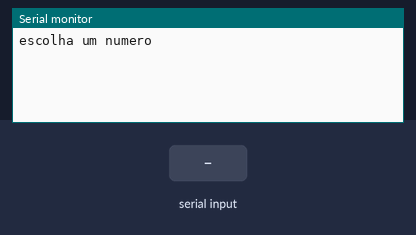
This sketch was run on a simulated Arduino Uno, built with avr-gcc and run on an emulated ATmega328P. Shown: the last lines printed to the serial monitor. Inputs (shaded band) come from the test bench.

Above: at 1.2 s.
1.3 s: "90,45\n" received over Serial
At 2.1 s:
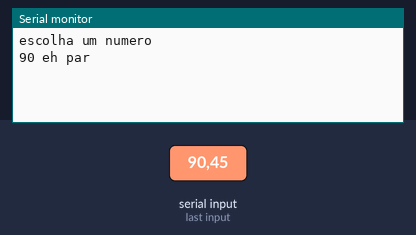
3.8 s: "30,150\n" received over Serial
At 4.4 s:
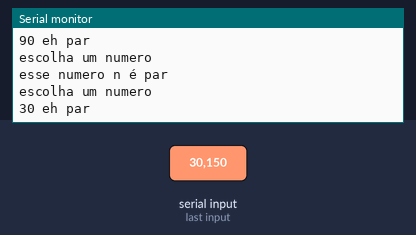
Timing chart, 0 to 6.8 s (numbered marks = the images above; inputs shaded):
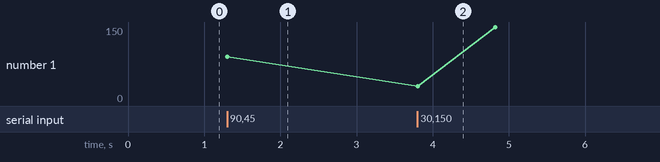

The sketch:

brave_blad_kieran7.ino
```cpp
// C++ code
//
long numero = 0;
void setup()

{
 Serial.begin(9600);
}

void loop()
{

    Serial.println("escolha um numero");
while( ! Serial.available() );
 numero = Serial.parseInt();

  if (numero %2 == 0){
 Serial.println(String(numero) + " eh par");
  } else {
 Serial.println("esse numero n é par");
  }
delay(1000);
}
```

Measured:
- after the input at 1.3 s, the serial monitor: prints a new line at once (image 1)
- after the input at 3.8 s, the serial monitor: prints a new line at once (image 2)
